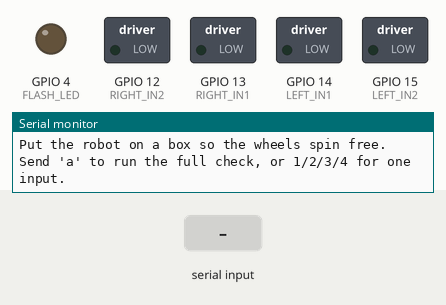
The sketch below on a simulated ESP32. Shown: switched loads named in the sketch (green lamp = pin HIGH), output pins drawn as LEDs (lit = HIGH), the last lines printed to the serial monitor. The inputs (shaded band) are chosen by the test bench.

Above: at 1.2 s.
1.3 s: "30,150\n" received over Serial
At 1.9 s:
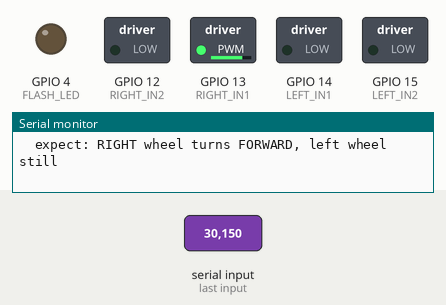
4.3 s: "2" received over Serial
At 7.0 s:
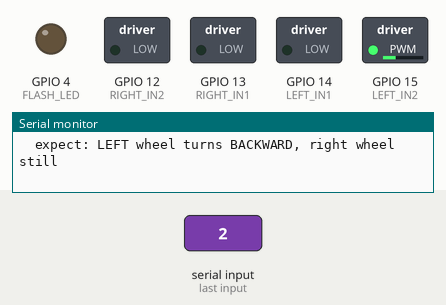
7.3 s: "4" received over Serial
At 9.0 s:
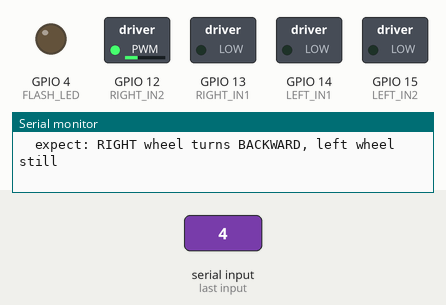
10.3 s: "t90\n" received over Serial
At 11.7 s:
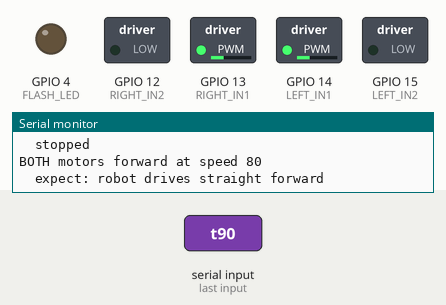
13.3 s: "3" received over Serial
At 14.5 s:
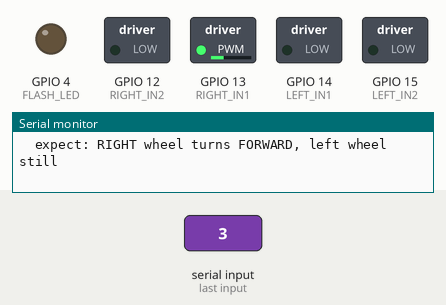
16.3 s: "t,45\n" received over Serial
At 16.8 s:
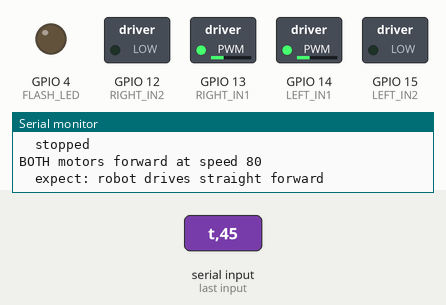
Timing chart, 0 to 20.3 s (numbered marks = the images above; inputs shaded):
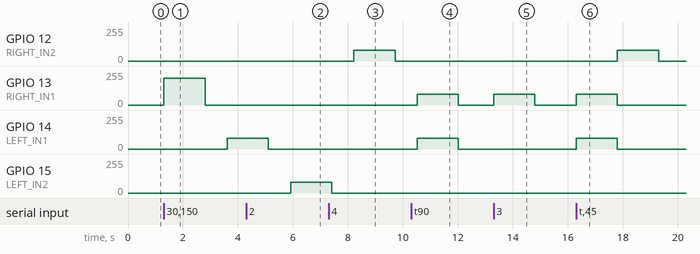

The sketch:

motor_check.ino
```cpp
// L293D wiring check. No WiFi, no camera, no web page: just the motors.
//
// Drives each L293D input on its own, so you can see exactly which wire moves
// which wheel and in which direction. Connect USB and open the serial monitor
// at 115200 baud, or run tools/motor_check.py for a guided test.
//
// Wiring (same as the rest of the project):
//   GPIO14 -> L293D pin 2  (IN1)   left motor
//   GPIO15 -> L293D pin 7  (IN2)   left motor
//   GPIO13 -> L293D pin 10 (IN3)   right motor
//   GPIO12 -> L293D pin 15 (IN4)   right motor
//
// Commands (115200 baud):
//   1 = left IN1    2 = left IN2    3 = right IN3   4 = right IN4
//   a = run all four in order       t = both motors forward
//   s = stop        0-9 = speed     ? = show this list

#include <Arduino.h>

const int LEFT_IN1  = 14;   // L293D pin 2
const int LEFT_IN2  = 15;   // L293D pin 7
const int RIGHT_IN1 = 13;   // L293D pin 10
const int RIGHT_IN2 = 12;   // L293D pin 15
const int FLASH_LED = 4;

const int PWM_FREQ = 1000;
const int PWM_BITS = 8;
const int RUN_MS = 1500;    // how long each step drives

int speed = 200;            // 0-255

void allOff() {
  ledcWrite(LEFT_IN1, 0);
  ledcWrite(LEFT_IN2, 0);
  ledcWrite(RIGHT_IN1, 0);
  ledcWrite(RIGHT_IN2, 0);
}

// Drive one input by itself. Its partner stays at 0, so the motor turns in the
// direction that input alone selects.
void pulse(int pin, const char *label, const char *expect) {
  Serial.printf("\n%s (GPIO%d) at speed %d for %d ms\n", label, pin, speed, RUN_MS);
  Serial.printf("  expect: %s\n", expect);
  allOff();
  ledcWrite(pin, speed);
  delay(RUN_MS);
  allOff();
  Serial.println("  stopped");
  delay(800);
}

void stepLeft1()  { pulse(LEFT_IN1,  "LEFT  IN1 -> L293D pin 2",  "LEFT wheel turns FORWARD, right wheel still"); }
void stepLeft2()  { pulse(LEFT_IN2,  "LEFT  IN2 -> L293D pin 7",  "LEFT wheel turns BACKWARD, right wheel still"); }
void stepRight1() { pulse(RIGHT_IN1, "RIGHT IN3 -> L293D pin 10", "RIGHT wheel turns FORWARD, left wheel still"); }
void stepRight2() { pulse(RIGHT_IN2, "RIGHT IN4 -> L293D pin 15", "RIGHT wheel turns BACKWARD, left wheel still"); }

void bothForward() {
  Serial.printf("\nBOTH motors forward at speed %d\n", speed);
  Serial.println("  expect: robot drives straight forward");
  allOff();
  ledcWrite(LEFT_IN1, speed);
  ledcWrite(RIGHT_IN1, speed);
  delay(RUN_MS);
  allOff();
  Serial.println("  stopped");
}

void runAll() {
  Serial.println("\n===== L293D check: 4 inputs, one at a time =====");
  stepLeft1();
  stepLeft2();
  stepRight1();
  stepRight2();
  Serial.println("\n===== done =====");
  Serial.println("Nothing moved at all?  Check the common ground, L293D pin 16 and pin 8 at +6V,");
  Serial.println("  and pins 1 and 9 (EN1/EN2) tied to +6V.");
  Serial.println("A wheel turned the wrong way?  Swap that motor's two wires on the L293D.");
  Serial.println("The wrong wheel moved?  Swap the motor pairs: pins 3/6 with pins 11/14.");
  Serial.println("\nCommands: 1 2 3 4 = one input, a = all, t = both forward, s = stop, 0-9 = speed");
}

void setup() {
  Serial.begin(115200);
  pinMode(FLASH_LED, OUTPUT);
  digitalWrite(FLASH_LED, LOW);   // keep the bright LED off

  ledcAttach(LEFT_IN1,  PWM_FREQ, PWM_BITS);
  ledcAttach(LEFT_IN2,  PWM_FREQ, PWM_BITS);
  ledcAttach(RIGHT_IN1, PWM_FREQ, PWM_BITS);
  ledcAttach(RIGHT_IN2, PWM_FREQ, PWM_BITS);
  allOff();

  Serial.println("\n\nL293D motor check ready");
  Serial.println("Put the robot on a box so the wheels spin free.");
  Serial.println("Send 'a' to run the full check, or 1/2/3/4 for one input.");
}

void loop() {
  if (!Serial.available()) return;
  char c = Serial.read();
  switch (c) {
    case '1': stepLeft1(); break;
    case '2': stepLeft2(); break;
    case '3': stepRight1(); break;
    case '4': stepRight2(); break;
    case 'a': runAll(); break;
    case 't': bothForward(); break;
    case 's': allOff(); Serial.println("STOP"); break;
    case '?': Serial.println("1 2 3 4 = one input, a = all, t = both forward, s = stop, 0-9 = speed"); break;
    default:
      if (c >= '0' && c <= '9') {
        speed = map(c - '0', 0, 9, 80, 255);
        Serial.printf("speed %d\n", speed);
      }
  }
}
```

Measured:
- after the input at 1.3 s, GPIO 13 (RIGHT_IN1): 0/255 → 199/255 at once, → 0/255 1.5 s later; GPIO 14 (LEFT_IN1): 0/255 → 80/255 after 2.3 s
- after the input at 4.3 s, GPIO 15 (LEFT_IN2): 0/255 → 80/255 after 1.6 s
- after the input at 7.3 s, GPIO 12 (RIGHT_IN2): 0/255 → 80/255 after 0.92 s, → 0/255 1.5 s later
- after the input at 10.3 s, GPIO 13 (RIGHT_IN1), GPIO 14 (LEFT_IN1): 0/255 → 80/255 after 0.22 s, → 0/255 1.5 s later
- after the input at 13.3 s, GPIO 13 (RIGHT_IN1): 0/255 → 80/255 at once, → 0/255 1.5 s later
- after the input at 16.3 s, GPIO 12 (RIGHT_IN2): 0/255 → 80/255 after 1.5 s, → 0/255 1.5 s later; GPIO 13 (RIGHT_IN1), GPIO 14 (LEFT_IN1): 0/255 → 80/255 at once, → 0/255 1.5 s later
